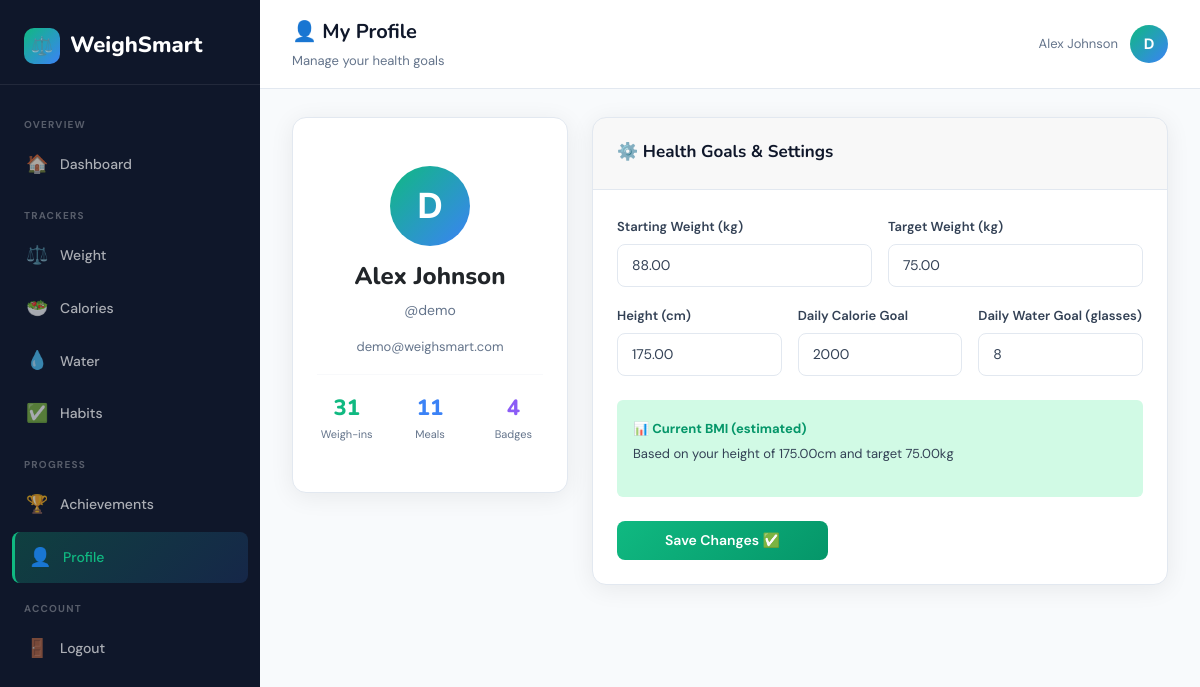
/profile/ (signed in), run on the app's committed database.
### tracker/models.py (models this page shows, shortened)
class UserProfile(models.Model):
    user = models.OneToOneField(User, on_delete=models.CASCADE, related_name='profile')
    target_weight = models.DecimalField(max_digits=5, decimal_places=2, null=True, blank=True,
                                        help_text="Target weight in kg")
    starting_weight = models.DecimalField(max_digits=5, decimal_places=2, null=True, blank=True,
                                          help_text="Starting weight in kg")
    daily_calorie_goal = models.PositiveIntegerField(default=2000)
    daily_water_goal = models.PositiveIntegerField(default=8, help_text="Glasses of water per day")
    height = models.DecimalField(max_digits=5, decimal_places=2, null=True, blank=True,
                                  help_text="Height in cm")
    created_at = models.DateTimeField(auto_now_add=True)
    updated_at = models.DateTimeField(auto_now=True)

### tracker/views.py (the view)
# urls.py: path('profile/', views.profile, name='profile'),
@login_required
def profile(request):
    user = request.user
    profile_obj, _ = UserProfile.objects.get_or_create(user=user)
    if request.method == 'POST':
        form = ProfileUpdateForm(request.POST, instance=profile_obj)
        if form.is_valid():
            form.save()
            messages.success(request, "Profile updated successfully! ✅")
            return redirect('profile')
    else:
        form = ProfileUpdateForm(instance=profile_obj)
    return render(request, 'profile.html', {'form': form, 'profile': profile_obj})

### tracker/forms.py
class ProfileUpdateForm(forms.ModelForm):
    class Meta:
        model = UserProfile
        fields = ['target_weight', 'starting_weight', 'daily_calorie_goal', 'daily_water_goal', 'height']
        widgets = {
            'target_weight': forms.NumberInput(attrs={'class': 'form-control', 'step': '0.1'}),
            'starting_weight': forms.NumberInput(attrs={'class': 'form-control', 'step': '0.1'}),
            'daily_calorie_goal': forms.NumberInput(attrs={'class': 'form-control'}),
            'daily_water_goal': forms.NumberInput(attrs={'class': 'form-control'}),
            'height': forms.NumberInput(attrs={'class': 'form-control', 'step': '0.1'}),
        }

### templates/profile.html (shortened to what this page needs)
{% extends 'base.html' %}
{% block page_title %}👤 My Profile{% endblock %}
{% block page_subtitle %}Manage your health goals{% endblock %}
{% block content %}
<div class="row g-4">
  <div class="col-lg-4">
    <div class="card text-center">
      <div class="card-body py-5">
        <div style="width:80px;height:80px;background:linear-gradient(135deg,var(--primary),var(--secondary));
                    border-radius:50%;display:flex;align-items:center;justify-content:center;
                    font-size:36px;font-weight:800;color:white;margin:0 auto 16px;">
          {{ request.user.username|first|upper }}
        </div>
        <h4 style="font-family:'Nunito',sans-serif;font-weight:800;">
          {{ request.user.get_full_name|default:request.user.username }}
        </h4>
        <p style="color:var(--text-muted);font-size:14px;">@{{ request.user.username }}</p>
        <p style="color:var(--text-muted);font-size:13px;">{{ request.user.email }}</p>
        <hr style="border-color:var(--border);">
        <div class="row text-center">
          <div class="col-4">
            <div style="font-size:22px;font-weight:800;font-family:'Nunito',sans-serif;color:var(--primary);">
              {{ request.user.weight_entries.count }}
            </div>
            <div style="font-size:11px;color:var(--text-muted);">Weigh-ins</div>
          </div>
          <div class="col-4">
            <div style="font-size:22px;font-weight:800;font-family:'Nunito',sans-serif;color:var(--secondary);">
              {{ request.user.meals.count }}
            </div>
            <div style="font-size:11px;color:var(--text-muted);">Meals</div>
          </div>
          <div class="col-4">
            <div style="font-size:22px;font-weight:800;font-family:'Nunito',sans-serif;color:var(--accent);">
              {{ request.user.achievements.count }}
            </div>
            <div style="font-size:11px;color:var(--text-muted);">Badges</div>
          </div>
        </div>
      </div>
    </div>
  </div>
  <div class="col-lg-8">
    <div class="card">
      <div class="card-header"><span class="card-title">⚙️ Health Goals & Settings</span></div>
      <div class="card-body">
        <form method="post">
          <div class="row g-3">
            <div class="col-md-6">
              <label class="form-label">Starting Weight (kg)</label>
              {{ form.starting_weight }}
            </div>
            <div class="col-md-6">
              <label class="form-label">Target Weight (kg)</label>
              {{ form.target_weight }}
            </div>
            <div class="col-md-4">
              <label class="form-label">Height (cm)</label>
              {{ form.height }}
            </div>
            <div class="col-md-4">
              <label class="form-label">Daily Calorie Goal</label>
              {{ form.daily_calorie_goal }}
            </div>
            <div class="col-md-4">
              <label class="form-label">Daily Water Goal (glasses)</label>
              {{ form.daily_water_goal }}
            </div>
          </div>
          {% if profile.starting_weight and profile.target_weight and profile.height %}
          <div class="mt-4 p-3 rounded" style="background:var(--primary-light);">
            <strong style="font-size:13px;color:var(--primary-dark);">📊 Current BMI (estimated)</strong>
            <p style="font-size:13px;color:var(--text);margin-top:4px;">
              Based on your height of {{ profile.height }}cm and target {{ profile.target_weight }}kg
            </p>
          </div>
          {% endif %}
          <button type="submit" class="btn btn-primary mt-4 px-5">Save Changes ✅</button>
        </form>
      </div>
    </div>
  </div>
</div>
{% endblock %}

### templates/base.html (shortened to what this page needs)
<!DOCTYPE html>
<html lang="en">
<head>
{% load static %}
<link rel="stylesheet" href="https://cdn.jsdelivr.net/npm/bootstrap@5.3.2/dist/css/bootstrap.min.css">
<link rel="stylesheet" href="{% static 'css/style.css' %}">
</head>
<body>
<aside class="sidebar" id="sidebar">
  <div class="sidebar-brand">
    <a href="{% url 'dashboard' %}" class="logo">
      <span class="logo-icon">⚖️</span>
      WeighSmart
    </a>
  </div>
  <nav class="sidebar-nav">
    <div class="nav-section-label">Overview</div>
    <a href="{% url 'dashboard' %}" class="nav-link {% if request.resolver_match.url_name == 'dashboard' %}active{% endif %}">
      <span class="nav-icon">🏠</span> Dashboard
    </a>
    <div class="nav-section-label">Trackers</div>
    <a href="{% url 'weight_tracker' %}" class="nav-link {% if request.resolver_match.url_name == 'weight_tracker' %}active{% endif %}">
      <span class="nav-icon">⚖️</span> Weight
    </a>
    <a href="{% url 'calorie_tracker' %}" class="nav-link {% if request.resolver_match.url_name == 'calorie_tracker' %}active{% endif %}">
      <span class="nav-icon">🥗</span> Calories
    </a>
    <a href="{% url 'water_tracker' %}" class="nav-link {% if request.resolver_match.url_name == 'water_tracker' %}active{% endif %}">
      <span class="nav-icon">💧</span> Water
    </a>
    <a href="{% url 'habit_tracker' %}" class="nav-link {% if request.resolver_match.url_name == 'habit_tracker' %}active{% endif %}">
      <span class="nav-icon">✅</span> Habits
    </a>
    <div class="nav-section-label">Progress</div>
    <a href="{% url 'achievements' %}" class="nav-link {% if request.resolver_match.url_name == 'achievements' %}active{% endif %}">
      <span class="nav-icon">🏆</span> Achievements
    </a>
    <a href="{% url 'profile' %}" class="nav-link {% if request.resolver_match.url_name == 'profile' %}active{% endif %}">
      <span class="nav-icon">👤</span> Profile
    </a>
    <div class="nav-section-label">Account</div>
    <a href="{% url 'logout' %}" class="nav-link">
      <span class="nav-icon">🚪</span> Logout
    </a>
  </nav>
</aside>
<div class="main-content">
  <div class="topbar">
    <div>
      <span class="page-title">{% block page_title %}Dashboard{% endblock %}</span><br>
      <span class="page-subtitle">{% block page_subtitle %}{% endblock %}</span>
    </div>
    <div class="user-menu">
      <span style="font-size:13px;color:var(--text-muted);">{{ request.user.get_full_name|default:request.user.username }}</span>
      <div class="user-avatar">{{ request.user.username|first|upper }}</div>
    </div>
  </div>
  <div class="content-area">
    {% block content %}{% endblock %}
  </div>
</div>
</body>
</html>

### static/css/style.css (style rules this page uses)
:root { --primary: #10b981; --primary-dark: #059669; --primary-light: #d1fae5; --secondary: #3b82f6; --secondary-dark: #2563eb; --secondary-light: #dbeafe; --accent: #8b5cf6; --danger: #ef4444; --warning: #f59e0b; --dark: #0f172a; --dark-2: #1e293b; --text: #334155; --text-muted: #64748b; --border: #e2e8f0; --surface: #f8fafc; --white: #ffffff; --sidebar-w: 260px; --radius: 14px; --radius-sm: 8px; --shadow: 0 4px 24px rgba(0,0,0,0.07); --shadow-lg: 0 8px 40px rgba(0,0,0,0.12); }
* { box-sizing: border-box; margin: 0; padding: 0; }
body { font-family: 'DM Sans', sans-serif; background: var(--surface); color: var(--text); font-size: 15px; line-height: 1.6; min-height: 100vh; }
.sidebar { position: fixed; top: 0; left: 0; width: var(--sidebar-w); height: 100vh; background: var(--dark); display: flex; flex-direction: column; z-index: 100; overflow-y: auto; transition: transform 0.3s ease; }
.sidebar-brand { padding: 28px 24px 20px; border-bottom: 1px solid rgba(255,255,255,0.08); }
.sidebar-brand .logo { font-family: 'Nunito', sans-serif; font-size: 22px; font-weight: 800; color: var(--white); text-decoration: none; display: flex; align-items: center; gap: 10px; }
.sidebar-brand .logo-icon { width: 36px; height: 36px; background: linear-gradient(135deg, var(--primary), var(--secondary)); border-radius: 10px; display: flex; align-items: center; justify-content: center; font-size: 18px; }
.sidebar-nav { padding: 16px 12px; flex: 1; }
.nav-section-label { font-size: 10px; font-weight: 700; text-transform: uppercase; letter-spacing: 1.2px; color: rgba(255,255,255,0.3); padding: 16px 12px 6px; }
.sidebar-nav .nav-link { display: flex; align-items: center; gap: 12px; padding: 11px 14px; border-radius: var(--radius-sm); color: rgba(255,255,255,0.65); text-decoration: none; font-weight: 500; font-size: 14px; margin-bottom: 2px; transition: all 0.2s; }
.sidebar-nav .nav-link:hover, .sidebar-nav .nav-link.active { background: rgba(255,255,255,0.1); color: var(--white); }
.sidebar-nav .nav-link.active { background: linear-gradient(135deg, rgba(16,185,129,0.25), rgba(59,130,246,0.15)); color: var(--primary); border-left: 3px solid var(--primary); }
.nav-icon { font-size: 18px; width: 22px; text-align: center; }
.main-content { margin-left: var(--sidebar-w); min-height: 100vh; }
.topbar { background: var(--white); border-bottom: 1px solid var(--border); padding: 16px 32px; display: flex; align-items: center; justify-content: space-between; position: sticky; top: 0; z-index: 50; }
.page-title { font-family: 'Nunito', sans-serif; font-weight: 700; font-size: 20px; color: var(--dark); }
.page-subtitle { font-size: 13px; color: var(--text-muted); }
.user-menu { display: flex; align-items: center; gap: 12px; }
.user-avatar { width: 38px; height: 38px; background: linear-gradient(135deg, var(--primary), var(--secondary)); border-radius: 50%; display: flex; align-items: center; justify-content: center; color: white; font-weight: 700; font-size: 15px; }
.content-area { padding: 28px 32px; }
.card { background: var(--white); border-radius: var(--radius); box-shadow: var(--shadow); border: 1px solid var(--border); overflow: hidden; }
.card-header { padding: 20px 24px 16px; border-bottom: 1px solid var(--border); display: flex; align-items: center; justify-content: space-between; }
.card-header .card-title { font-family: 'Nunito', sans-serif; font-weight: 700; font-size: 17px; color: var(--dark); }
.card-body { padding: 24px; }
.form-control, .form-select { border-radius: var(--radius-sm); border: 1.5px solid var(--border); padding: 10px 14px; font-size: 14px; color: var(--text); transition: border-color 0.2s, box-shadow 0.2s; }
.form-label { font-weight: 600; font-size: 13px; color: var(--text); margin-bottom: 6px; }
.btn { border-radius: var(--radius-sm); font-weight: 600; font-size: 14px; padding: 9px 18px; }
.btn-primary { background: linear-gradient(135deg, var(--primary), var(--primary-dark)); border: none; color: white; }

### data on the page
UserProfile: starting_weight "88.00", target_weight "75.00", height "175.00", daily_calorie_goal "2000", daily_water_goal "8"

### other printed values
{{ request.user.get_full_name|default:request.user.username }} "Alex Johnson"
{{ request.user.username|first|upper }} "D"
{{ request.user.username }} "demo"
{{ request.user.email }} "demo@weighsmart.com"
{{ request.user.weight_entries.count }} "31"
{{ request.user.meals.count }} "11"
{{ request.user.achievements.count }} "4"
